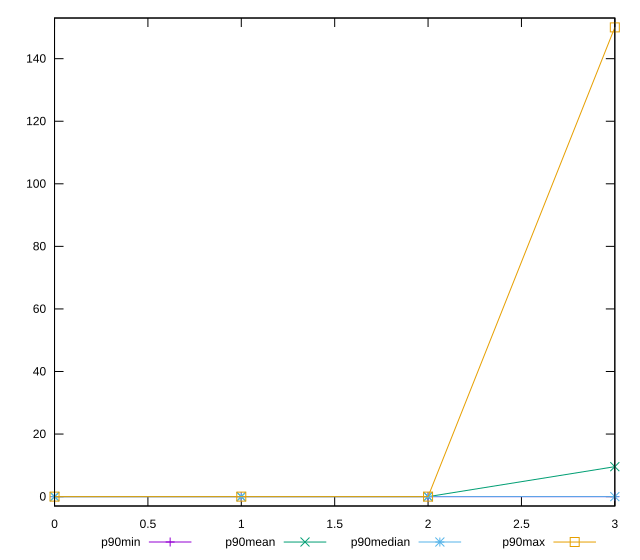

This figure's gnuplot source:
reset

$p90Min <<EOF
0 0
1 0
2 0
3 0
EOF

$p90Mean <<EOF
0 0
1 0
2 0
3 9.574468085106384
EOF

$p90Median <<EOF
0 0
1 0
2 0
3 0
EOF

$p90Max <<EOF
0 0
1 0
2 0
3 150
EOF

set key outside below
set xrange [0:3]
set yrange [-3:153]
set trange [-3:153]
set terminal svg size 640, 560 enhanced background rgb 'white'
set output "reports/report_00030_2021-02-24T20-42-31.540Z/legacy-javascript/progression/value.svg"

plot $p90Min title "p90min" with linespoints, \
     $p90Mean title "p90mean" with linespoints, \
     $p90Median title "p90median" with linespoints, \
     $p90Max title "p90max" with linespoints

reset
